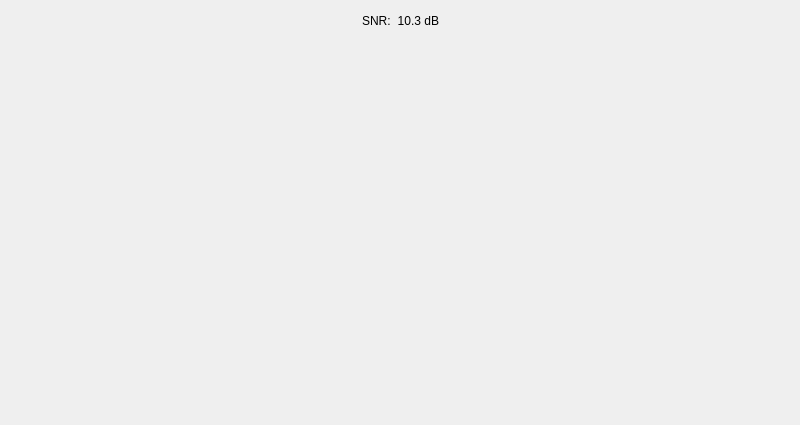
<?xml version="1.0" encoding="UTF-8"?>
<ui version="4.0">
 <class>SNRPlotDialog</class>
 <widget class="QDialog" name="SNRPlotDialog">
  <property name="geometry">
   <rect>
    <x>0</x>
    <y>0</y>
    <width>800</width>
    <height>425</height>
   </rect>
  </property>
  <property name="windowTitle">
   <string>SNR Plot</string>
  </property>
  <layout class="QVBoxLayout" name="verticalLayout">
   <item>
    <layout class="QHBoxLayout" name="horizontalLayout">
     <item>
      <spacer name="horizontalSpacer">
       <property name="orientation">
        <enum>Qt::Horizontal</enum>
       </property>
       <property name="sizeHint" stdset="0">
        <size>
         <width>40</width>
         <height>20</height>
        </size>
       </property>
      </spacer>
     </item>
     <item>
      <widget class="QLabel" name="snrLabel">
       <property name="text">
        <string>SNR:</string>
       </property>
      </widget>
     </item>
     <item>
      <widget class="QLabel" name="snrValue">
       <property name="text">
        <string notr="true">10.3 dB</string>
       </property>
       <property name="alignment">
        <set>Qt::AlignRight|Qt::AlignTrailing|Qt::AlignVCenter</set>
       </property>
      </widget>
     </item>
     <item>
      <spacer name="horizontalSpacer_2">
       <property name="orientation">
        <enum>Qt::Horizontal</enum>
       </property>
       <property name="sizeHint" stdset="0">
        <size>
         <width>40</width>
         <height>20</height>
        </size>
       </property>
      </spacer>
     </item>
    </layout>
   </item>
   <item>
    <widget class="QCustomPlot" name="snrPlot" native="true">
     <property name="sizePolicy">
      <sizepolicy hsizetype="Preferred" vsizetype="Expanding">
       <horstretch>0</horstretch>
       <verstretch>0</verstretch>
      </sizepolicy>
     </property>
    </widget>
   </item>
  </layout>
 </widget>
 <customwidgets>
  <customwidget>
   <class>QCustomPlot</class>
   <extends>QWidget</extends>
   <header location="global">qcustomplot.h</header>
   <container>1</container>
  </customwidget>
 </customwidgets>
 <resources/>
 <connections/>
</ui>
